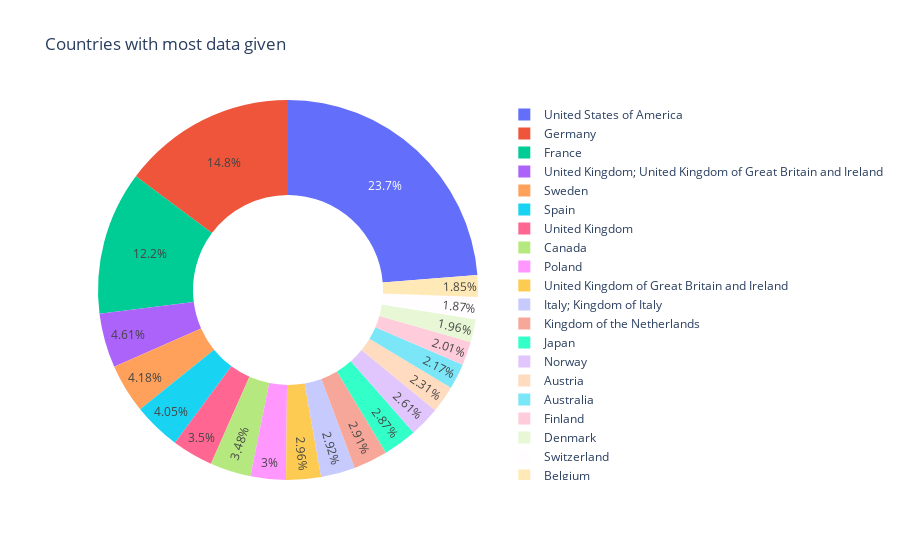

Notebook code for this chart:
### Code cell
fig = px.pie(names = top_countries.index,
             values = top_countries,
             hole = 0.5,
             title = 'Countries with most data given')
fig.show()

### Figure 1 — Plotly figure (JSON) as saved in the notebook; plotly's stock layout.template omitted (floating-point values rounded to 4 significant figures)
{"data": [{"domain": {"x": [0, 1], "y": [0, 1]}, "hole": 0.5, "hovertemplate": "label=%{label}<br>value=%{value}<extra></extra>", "labels": ["United States of America", "Germany", "France", "United Kingdom; United Kingdom of Great Britain and Ireland", "Sweden", "Spain", "United Kingdom", "Canada", "Poland", "United Kingdom of Great Britain and Ireland", "Italy; Kingdom of Italy", "Kingdom of the Netherlands", "Japan", "Norway", "Austria", "Australia", "Finland", "Denmark", "Switzerland", "Belgium"], "legendgroup": "", "name": "", "showlegend": true, "type": "pie", "values": [152761, 95081, 78666, 29684, 26915, 26084, 22498, 22386, 19323, 19026, 18781, 18710, 18490, 16762, 14834, 13957, 12945, 12591, 12010, 11891]}], "layout": {"legend": {"tracegroupgap": 0}, "title": {"text": "Countries with most data given"}}}
